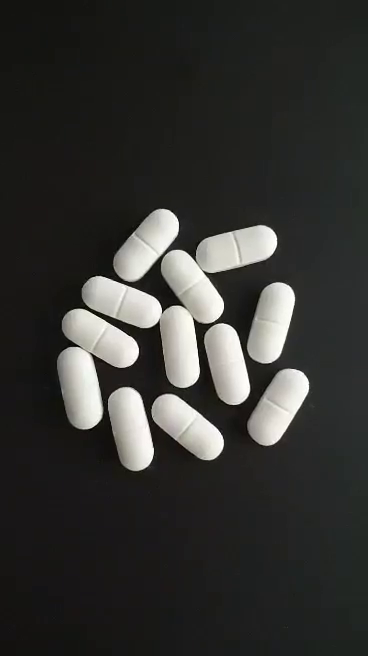
#> input picture frame 29 of a/video.mp4, 368 x 656 px
$ python main.py   (older library calls are emulated)
#> lines starting #> are read from the running program, lines starting #| are printed output that depends on the picture; after the words box and inside, x2 and y2 are one past the last pixel; in counts of white or black regions, pixels touching at a corner belong together
import cv2
import numpy as np
import time
from skimage.measure import label, regionprops
from skimage.morphology import watershed
from scipy import ndimage


def seg_watershed(BW, gray):
    # Watershed Transform
    D = ndimage.distance_transform_edt(BW)
    ret, mask = cv2.threshold(D, 0.4 * D.max(), 255, 0)
    mask = np.uint8(mask)

    # Marker labeling Watershed Line ==> line
    ret, markers = cv2.connectedComponents(mask)
    labels = watershed(-D, markers, mask=gray, watershed_line=True)
    line = np.zeros(BW.shape, dtype=np.uint8)
    line[labels == 0] = 255
    line = cv2.dilate(line, np.ones((2, 2), np.uint8), iterations=1)

    # Creating BW2
    BW2 = BW.copy()
    BW2[line == 255] = 0
    return BW2


def caculate_pill(BW2):
    label_image = label(BW2)
    A = [r.area for r in regionprops(label_image)]
    A.sort()

    num = 0
    S = 0
    num_pill = 0
    warn = False
    # Find minArea
    for i in range(len(A)):
        rateArea = A[i] / A[0]
        if rateArea < 1.15:
            num = num + 1
            S = S + A[i]
    if num != 0:
        minArea = S / num

    # Calculate num_pill
    for i in range(len(A)):
        rate = A[i] / minArea
        appro_rate = round(rate, 0)
        delta_rate = abs(rate - appro_rate)

        if delta_rate < 0.3:
            num_pill = num_pill + appro_rate
        else:
            warn = True

    if num_pill == 0:
        warn = True
    return num_pill, warn


def main():
    mycam = cv2.VideoCapture('video.mp4')
    while True:
        t = time.time()
        ret, img = mycam.read()
#> img is the input picture: shape (656, 368, 3); mean B, G, R 50.4, 52.9, 53
        img[0:50, 0:250] = (0, 0, 0)
#> img: shape (656, 368, 3); 5.18% of pixels changed, all inside (x1, y1, x2, y2) = (0, 0, 250, 50)
        # Pre-processing
        gray = cv2.cvtColor(img, cv2.COLOR_BGR2GRAY)
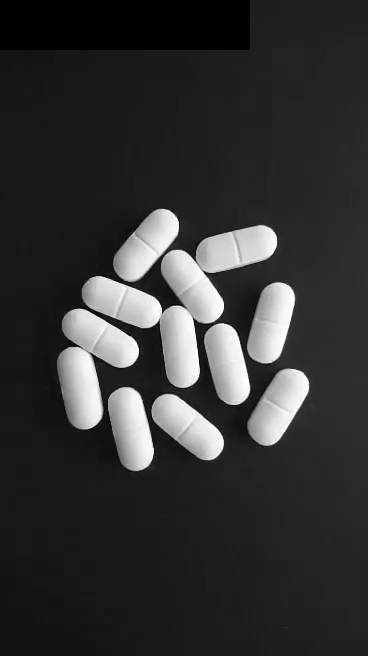
#> gray: shape (656, 368); min 0, max 255, mean 51.5
        ret, thresh = cv2.threshold(gray, 0, 255, cv2.THRESH_BINARY + cv2.THRESH_OTSU)
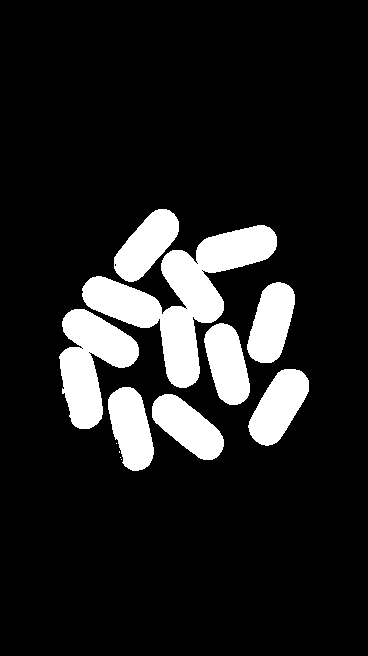
#> thresh: shape (656, 368); 13.2% white; 12 white regions (4 under 20 px), largest, box (x1, y1, x2, y2) and area: (82, 225, 277, 388) 10534, (59, 309, 139, 429) 5273, (248, 369, 309, 446) 2808
#> ret = 116
        # noise removal
        kernel = np.ones((3, 3), np.uint8)
        BW = cv2.morphologyEx(thresh, cv2.MORPH_OPEN, kernel, iterations=2)
#> BW: shape (656, 368); 13.2% white; 8 white regions, largest, box (x1, y1, x2, y2) and area: (83, 225, 277, 388) 10527, (60, 309, 139, 429) 5257, (249, 369, 309, 445) 2801

        BW2 = seg_watershed(BW, gray)
#> in seg_watershed, `D = ndimage.distance_transform_edt(BW)`:
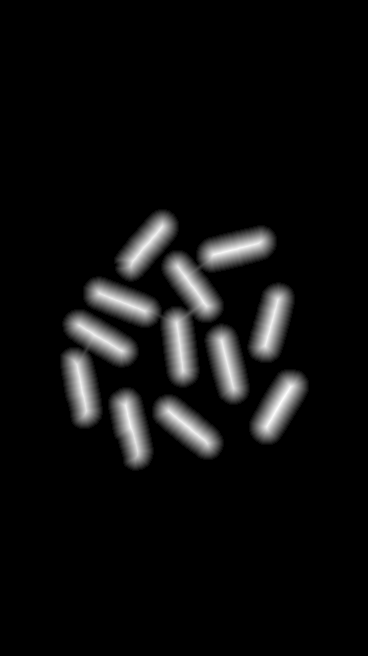
#> D: shape (656, 368) float64; min 0, max 18.87, mean 1.06; drawn with min black and max white
#> in seg_watershed, `ret, mask = cv2.threshold(D, 0.4 * D.max(), 255, 0)`:
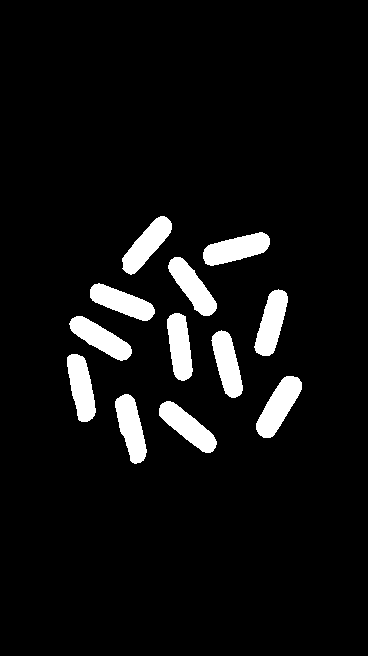
#> mask: shape (656, 368) float64; 6.6% white; 12 white regions, largest, box (x1, y1, x2, y2) and area: (256, 376, 302, 438) 1460, (203, 232, 270, 266) 1395, (159, 401, 217, 453) 1352
#> in seg_watershed, `ret, mask = cv2.threshold(D, 0.4 * D.max(), 255, 0)`: ret = 7.55
#> in seg_watershed, `ret, markers = cv2.connectedComponents(mask)`:
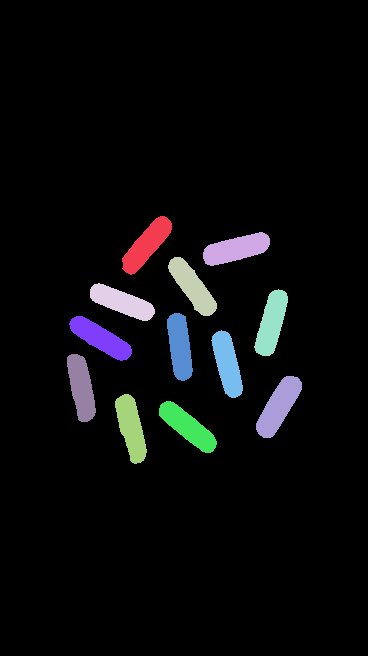
#> markers: shape (656, 368) int32; 13 distinct labels, from 0 to 12; one colour per label, 0 black
#> in seg_watershed, `ret, markers = cv2.connectedComponents(mask)`: ret = 13
#> in seg_watershed, `labels = watershed(-D, markers, mask=gray, watershed_line=True)`:
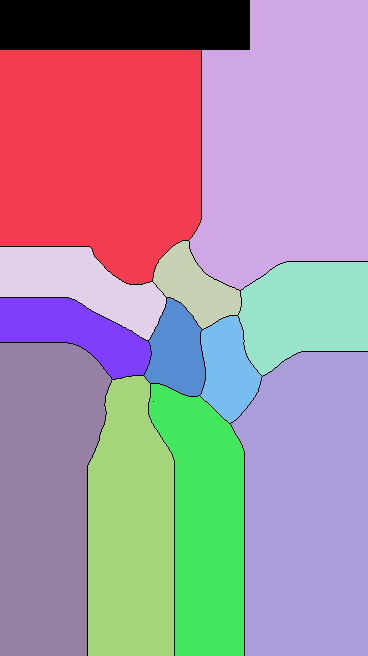
#> labels: shape (656, 368) int32; 13 distinct labels, from 0 to 12; one colour per label, 0 black
#> in seg_watershed, `BW2[line == 255] = 0`: BW2: shape (656, 368); 13.2% white; 12 white regions, largest, box (x1, y1, x2, y2) and area: (249, 369, 309, 445) 2801, (196, 225, 277, 273) 2721, (108, 387, 154, 471) 2690
        num_pill, warn = caculate_pill(BW2)
#> in caculate_pill, `label_image = label(BW2)`:
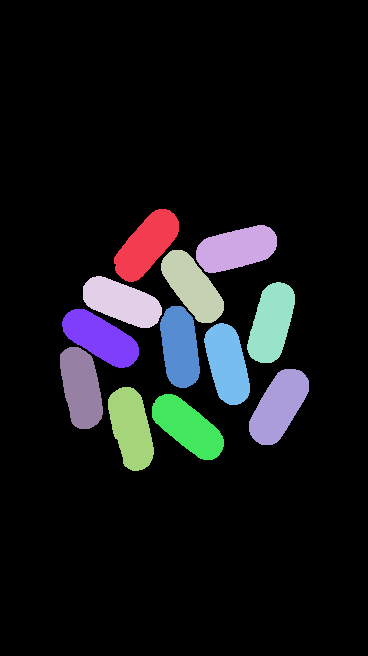
#> label_image: shape (656, 368) int64; 13 distinct labels, from 0 to 12; one colour per label, 0 black
#> in caculate_pill, `A = [r.area for r in regionprops(label_image)]`: A = [2660, 2721, 2589, 2604, 2681, 2534, 2619, 2621, 2613, 2801, 2690, 2681]
#> the loop in caculate_pill, `for i in range(len(A)):` made 12 passes
#> (rateArea, S) on passes 1 to 12: (1, 2534), (1.02, 5123), (1.03, 7727), (1.03, 10340), (1.03, 12959), (1.03, 15580), (1.05, 18240), (1.06, 20921), (1.06, 23602), (1.06, 26292), (1.07, 29013), (1.11, 31814)
#> after the loop in caculate_pill, `for i in range(len(A)):`: S = 31814; num = 12
#> in caculate_pill, `minArea = S / num`: minArea = 2651.2
#> the loop in caculate_pill, `for i in range(len(A)):` made 12 passes
#> (rate, delta_rate) on passes 1 to 12: (0.956, 0.0442), (0.977, 0.0234), (0.982, 0.0178), (0.986, 0.0144), (0.988, 0.0121), (0.989, 0.0114), (1, 0.00333), (1.01, 0.0113), (1.01, 0.0113), (1.01, 0.0146), (1.03, 0.0263), (1.06, 0.0565)
#> after the loop in caculate_pill, `for i in range(len(A)):`: num_pill = 12
#> num_pill = 12; warn = False

        # img[0:40,0:250] = (0,0,0)	# Consider to Delete
        cv2.putText(img, 'Result: ' + str(int(num_pill)), (5, 30), 4, 1, (0, 255, 255), 1)
        if warn:
            cv2.putText(img, 'Warning', (10, 450), 4, 1, (0, 255, 255), 1)

        # Display the resulting frame
        cv2.imshow('Counting Pill', img)
        if cv2.waitKey(1) & 0xFF == ord('q'):
#> (key q is pressed here)
            break

        print("fps = ", round((1 / (time.time() - t)), 2))
    # When everything done, release the capture
    mycam.release()
    cv2.destroyAllWindows()


if __name__ == "__main__":
    main()

$ run again, starting later in the video
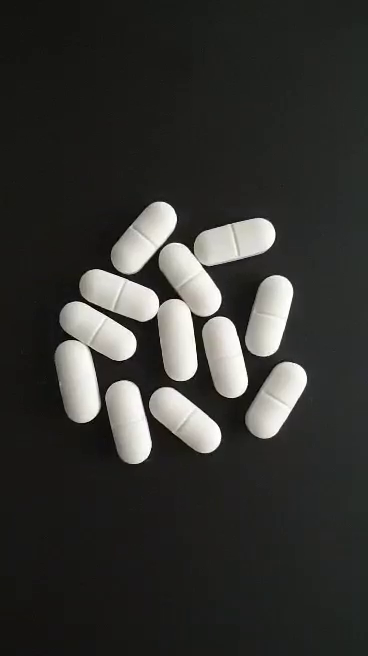
#> input picture frame 131 of a/video.mp4, 368 x 656 px
#> in main, img is the input picture: shape (656, 368, 3); mean B, G, R 50.2, 53.2, 53.3
#> in main, `ret, thresh = cv2.threshold(gray, 0, 255, cv2.THRESH_BINARY + cv2.THRE..`:
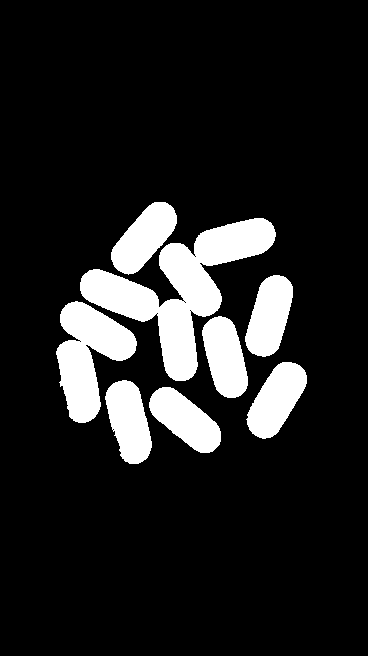
#> thresh: shape (656, 368); 13.3% white; 8 white regions, largest, box (x1, y1, x2, y2) and area: (80, 218, 276, 381) 10596, (56, 301, 137, 423) 5295, (246, 362, 307, 439) 2781
#> in main, `ret, thresh = cv2.threshold(gray, 0, 255, cv2.THRESH_BINARY + cv2.THRE..`: ret = 116
#> BW: shape (656, 368); 13.3% white; 8 white regions, largest, box (x1, y1, x2, y2) and area: (80, 218, 276, 381) 10586, (57, 302, 137, 423) 5283, (247, 362, 307, 438) 2774
#> in seg_watershed, `ret, mask = cv2.threshold(D, 0.4 * D.max(), 255, 0)`: ret = 7.52
#> markers: shape (656, 368) int32; 13 distinct labels, from 0 to 12
#> in seg_watershed, `ret, markers = cv2.connectedComponents(mask)`: ret = 13
#> labels: shape (656, 368) int32; 13 distinct labels, from 0 to 12
#> BW2: shape (656, 368); 13.2% white; 12 white regions, largest, box (x1, y1, x2, y2) and area: (247, 362, 307, 438) 2774, (194, 218, 276, 266) 2740, (111, 202, 177, 274) 2694
#> in caculate_pill, `label_image = label(BW2)`:
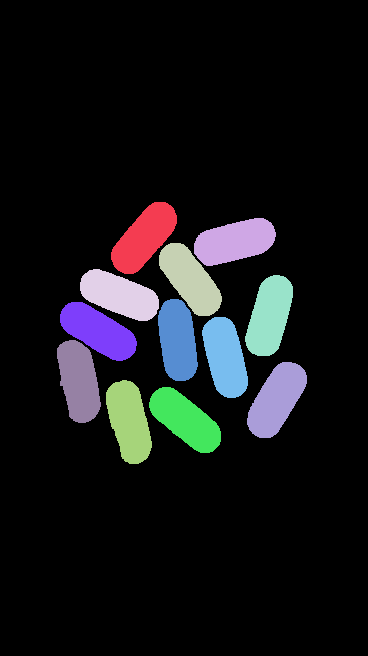
#> label_image: shape (656, 368) int64; 13 distinct labels, from 0 to 12; one colour per label, 0 black
#> A = [2694, 2740, 2608, 2617, 2688, 2546, 2636, 2630, 2622, 2774, 2676, 2673]
#> the loop in caculate_pill, `for i in range(len(A)):` made 12 passes
#> (rateArea, S) on passes 1 to 8: (1, 2546), (1.02, 5154), (1.03, 7771), (1.03, 10393), (1.03, 13023), (1.04, 15659), (1.05, 18332), (1.05, 21008)
#> after the loop in caculate_pill, `for i in range(len(A)):`: S = 31904; num = 12
#> minArea = 2658.7
#> the loop in caculate_pill, `for i in range(len(A)):` made 12 passes
#> (rate, delta_rate) on passes 1 to 8: (0.958, 0.0424), (0.981, 0.0191), (0.984, 0.0157), (0.986, 0.0138), (0.989, 0.0108), (0.991, 0.00853), (1.01, 0.00539), (1.01, 0.00652)
#> after the loop in caculate_pill, `for i in range(len(A)):`: num_pill = 12
#> in main, `num_pill, warn = caculate_pill(BW2)`: warn = False

$ run again, starting later in the video
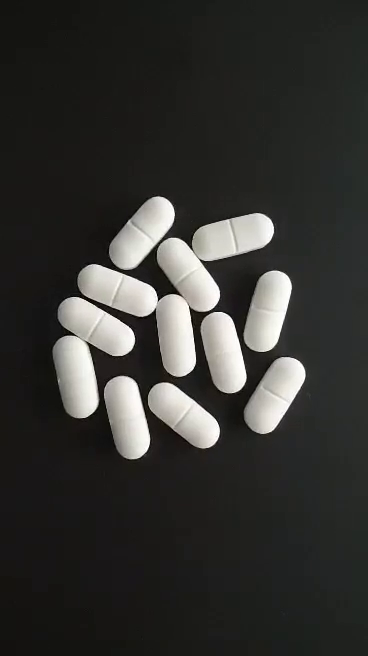
#> input picture frame 233 of a/video.mp4, 368 x 656 px
#> in main, img is the input picture: shape (656, 368, 3); mean B, G, R 50.3, 53.1, 53.4
#> in main, `ret, thresh = cv2.threshold(gray, 0, 255, cv2.THRESH_BINARY + cv2.THRE..`:
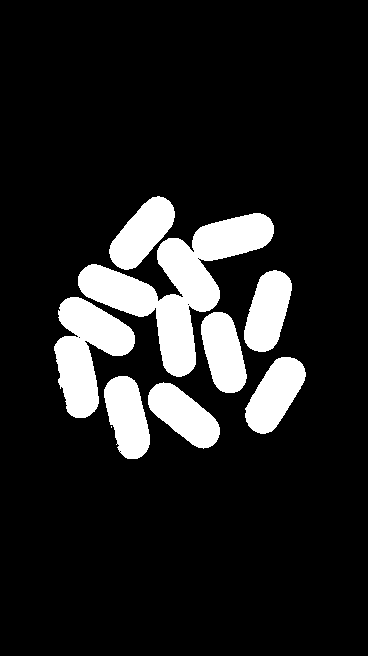
#> thresh: shape (656, 368); 13.3% white; 9 white regions (1 under 20 px), largest, box (x1, y1, x2, y2) and area: (78, 213, 274, 377) 10652, (54, 297, 135, 418) 5325, (245, 357, 306, 434) 2795
#> in main, `ret, thresh = cv2.threshold(gray, 0, 255, cv2.THRESH_BINARY + cv2.THRE..`: ret = 115
#> BW: shape (656, 368); 13.3% white; 8 white regions, largest, box (x1, y1, x2, y2) and area: (78, 213, 274, 377) 10652, (54, 297, 135, 418) 5305, (245, 357, 306, 434) 2793
#> in seg_watershed, `ret, mask = cv2.threshold(D, 0.4 * D.max(), 255, 0)`: ret = 7.55
#> markers: shape (656, 368) int32; 13 distinct labels, from 0 to 12
#> in seg_watershed, `ret, markers = cv2.connectedComponents(mask)`: ret = 13
#> labels: shape (656, 368) int32; 13 distinct labels, from 0 to 12
#> BW2: shape (656, 368); 13.3% white; 12 white regions, largest, box (x1, y1, x2, y2) and area: (245, 357, 306, 434) 2793, (192, 213, 274, 261) 2759, (109, 197, 175, 270) 2714
#> in caculate_pill, `label_image = label(BW2)`:
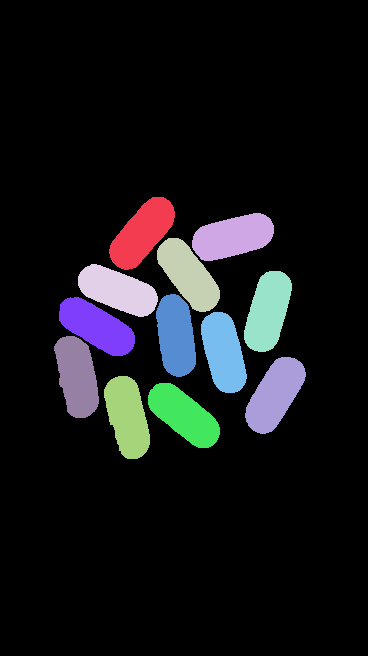
#> label_image: shape (656, 368) int64; 13 distinct labels, from 0 to 12; one colour per label, 0 black
#> A = [2714, 2759, 2617, 2638, 2695, 2554, 2627, 2631, 2646, 2793, 2670, 2671]
#> the loop in caculate_pill, `for i in range(len(A)):` made 12 passes
#> (rateArea, S) on passes 1 to 8: (1, 2554), (1.02, 5171), (1.03, 7798), (1.03, 10429), (1.03, 13067), (1.04, 15713), (1.05, 18383), (1.05, 21054)
#> after the loop in caculate_pill, `for i in range(len(A)):`: S = 32015; num = 12
#> minArea = 2667.9
#> the loop in caculate_pill, `for i in range(len(A)):` made 12 passes
#> (rate, delta_rate) on passes 1 to 8: (0.957, 0.0427), (0.981, 0.0191), (0.985, 0.0153), (0.986, 0.0138), (0.989, 0.0112), (0.992, 0.00821), (1, 0.000781), (1, 0.00116)
#> after the loop in caculate_pill, `for i in range(len(A)):`: num_pill = 12
#> in main, `num_pill, warn = caculate_pill(BW2)`: warn = False
